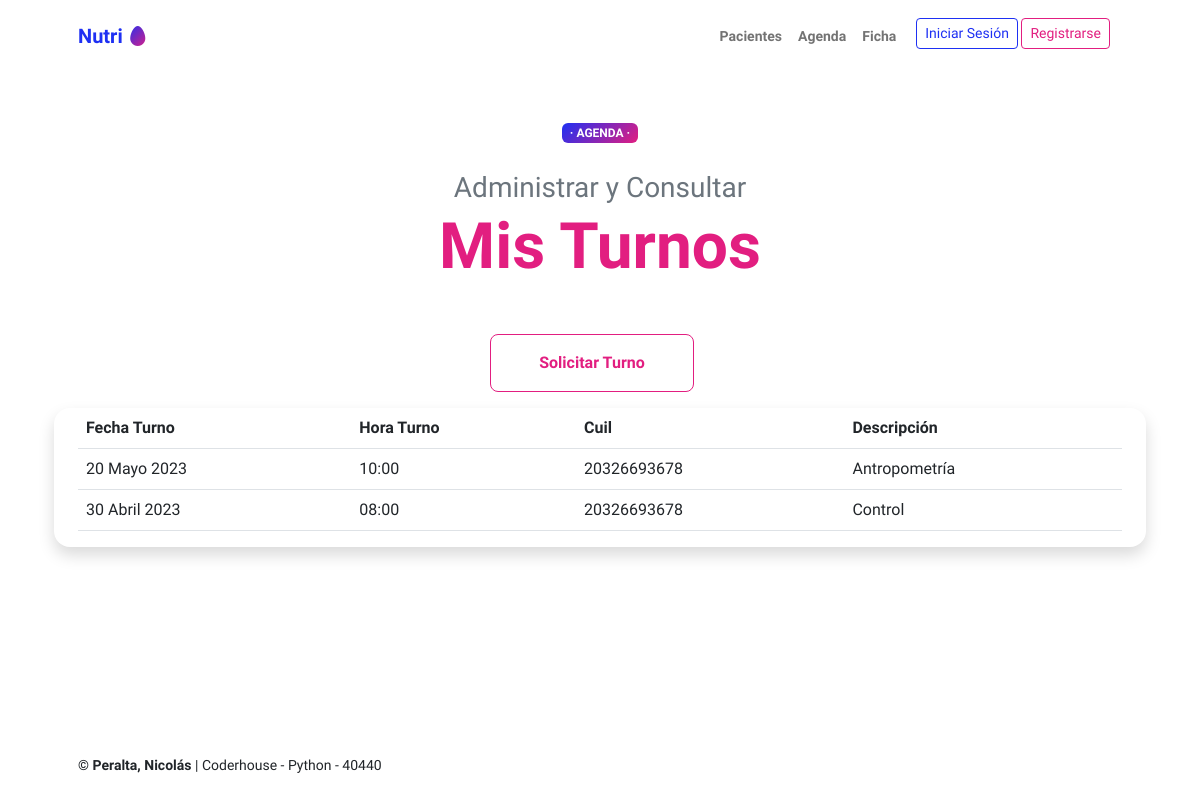
/agenda/, run on the app's committed database.
### agenda/models.py (models this page shows, shortened)
class agenda(models.Model):
    paciente = models.ForeignKey(User, on_delete=models.SET_NULL, null=True)
    fecha=models.DateField(null=True)
    hora=models.TimeField(null=True)
    descripcion=models.CharField(max_length=200, blank=True)

### agenda/views.py (the view)
# urls.py: path('agenda/', views.vista_agenda, name="agenda"),
def vista_agenda(request):
    contexto = {
        "agenda": agenda.objects.all(),
    }
    http_response = render(
        request=request,
        template_name='agenda/agenda.html',
        context=contexto,
    )
    return http_response

### agenda/templates/agenda/agenda.html
{% extends 'agenda/base.html' %}
  {% block contenido%}
      <div class="text-center text-xxl-start">
          <div class="badge bg-gradient-primary-to-secondary text-white mb-4"><div class="text-uppercase"> &middot; Agenda &middot;</div></div>
          <div class="fs-3 fw-light text-muted">Administrar y Consultar</div>
          <h1 class="display-3 fw-bolder mb-5"><span class="text-secondary d-inline">Mis Turnos</span></h1>
          <div class="d-grid gap-3 d-sm-flex justify-content-sm-center justify-content-xxl-start mb-3">
              <a class="btn btn-outline-secondary btn-lg px-5 py-3 me-sm-3 fs-6 fw-bolder" href="{% url 'agenda_agregar' %}">Solicitar Turno</a>
      </div>
      </div>
      <div class="shadow border-0 rounded-4">
        <table class="table table-hover">
          <tbody>
            <tr>
              <th>Fecha Turno</th>
              <th>Hora Turno</th>
              <th>Cuil</th>
              <th>Descripción</th>
            </tr>
            {% for cita in agenda %}
            <tr>
              <td>{{ cita.fecha }}</td>
              <td>{{ cita.hora }}</td>
              <td>{{ cita.paciente }}</td>
              <td>{{ cita.descripcion }}</td>
            </tr>
            {% endfor %}
          </tbody>
        </table>
      </div>
  {% endblock contenido%}

### data on the page
agenda: fecha "20 Mayo 2023", hora "10:00", paciente "20326693678", descripcion "Antropometría"
agenda: fecha "30 Abril 2023", hora "08:00", paciente "20326693678", descripcion "Control"
